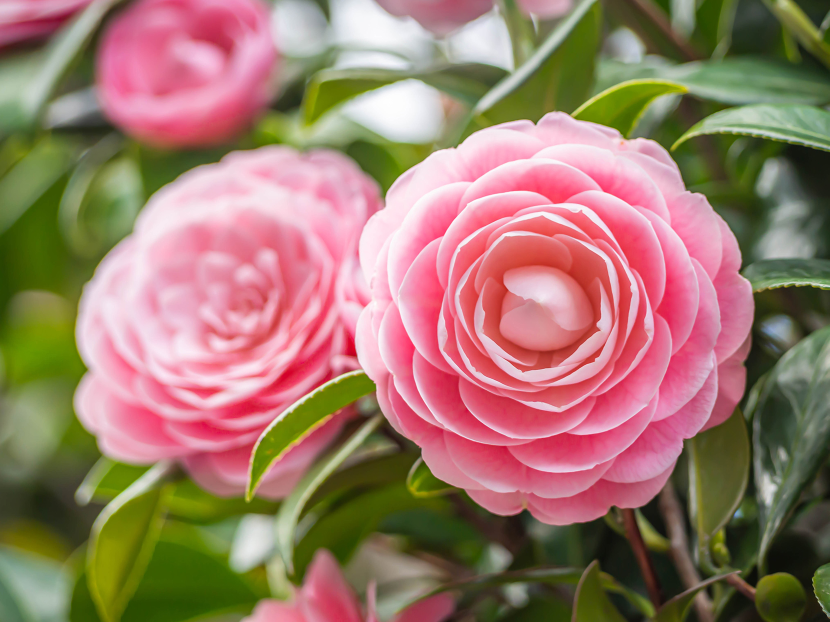
#> input picture Images/flower.jpg, 1659 x 1244 px (shown at 1/2 size)
$ python sobel.py
#> lines starting #> are read from the running program, lines starting #| are printed output that depends on the picture; after the words box and inside, x2 and y2 are one past the last pixel; in counts of white or black regions, pixels touching at a corner belong together
### image_processing/canny.py
import cv2 as cv
import matplotlib.pyplot as plt
import numpy as np


def canny_threshold_values(img: cv.Mat, deviation: float=0.33) -> tuple[float, float]:
    avgIntense = np.median(img)

    minVal = avgIntense * (1 - deviation)
    maxVal = avgIntense * (1 + deviation)

    return minVal, maxVal

# [36 lines left out: functions image, video, not called in this run]

# [2 lines that do not run on import are left out]
    # video()

### image_processing/sobel.py
from canny import canny_threshold_values
import cv2 as cv

def rescale(img: cv.Mat, scale: float) -> cv.Mat:
#> called with scale = 0.35
    height = int(img.shape[0] * scale)
#> height = 435
    width = int(img.shape[1] * scale)
#> width = 580
    dim = (width, height)
#> dim = (580, 435)

    return cv.resize(img, dim, interpolation=cv.INTER_AREA)
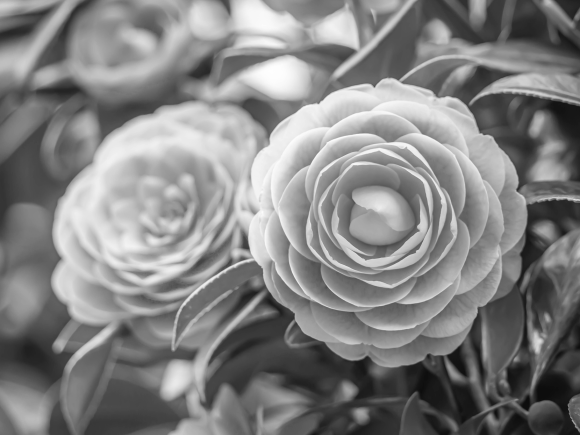
#> returned value: shape (435, 580); min 12, max 254, mean 131.2

def image() -> None:
    flower = cv.imread("../Images/flower.jpg", 0)
    scaled_flower = rescale(flower, 0.35)            # half image size

    blurred_flower = cv.GaussianBlur(scaled_flower, (7, 7), 0)
    sobel_x = cv.Sobel(blurred_flower, cv.CV_64F, 1, 0, ksize=5)
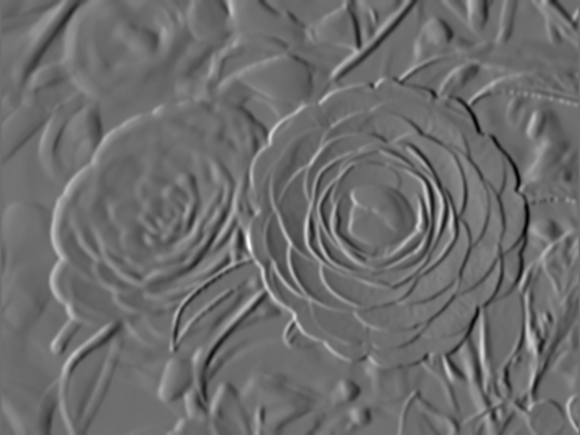
#> sobel_x: shape (435, 580) float64; min -3431, max 4515, mean -5.7; drawn with min black and max white
    sobel_y = cv.Sobel(blurred_flower, cv.CV_64F, 0, 1, ksize=5)
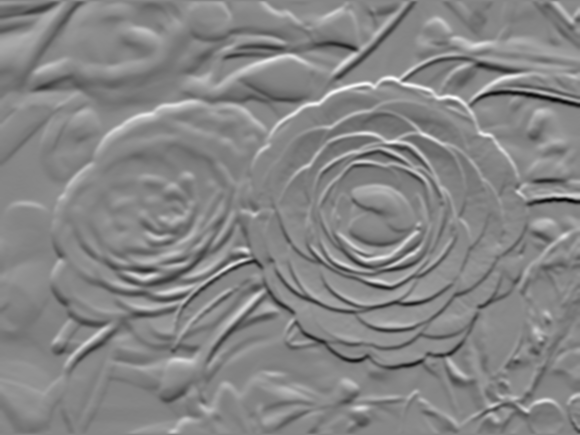
#> sobel_y: shape (435, 580) float64; min -3989, max 3577, mean -15.6; drawn with min black and max white
    combined_sobel = cv.bitwise_or(sobel_x, sobel_y)
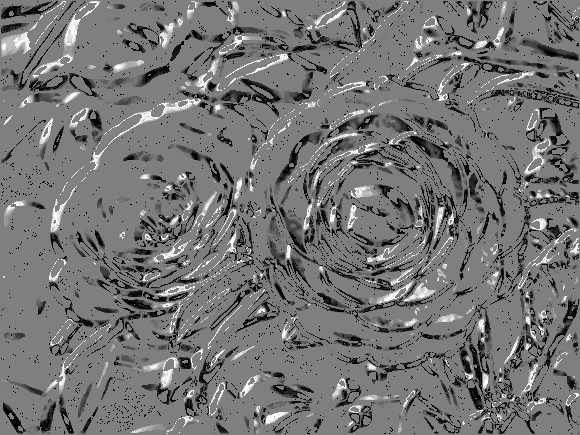
#> combined_sobel: shape (435, 580) float64; 0.64% of the values are NaN or infinite; the others: min -131040, max 131040, mean -10687; drawn with min black, max white, NaN and infinite black

    # Canny
    minVal, maxVal = canny_threshold_values(blurred_flower)
#> in canny_threshold_values, `avgIntense = np.median(img)`: avgIntense = 130
#> in canny_threshold_values, `minVal = avgIntense * (1 - deviation)`: minVal = 87.1
#> in canny_threshold_values, `maxVal = avgIntense * (1 + deviation)`: maxVal = 172.9
#> minVal = 87.1; maxVal = 172.9
    canny = cv.Canny(blurred_flower, minVal, maxVal)
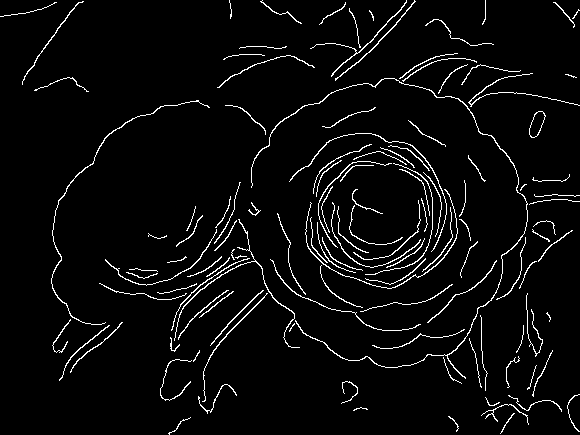
#> canny: shape (435, 580); 4.2% white in thin lines or dots

    cv.imshow("Original", scaled_flower)
    cv.imshow("Sobel X", sobel_x)
    cv.imshow("Sobel Y", sobel_y)
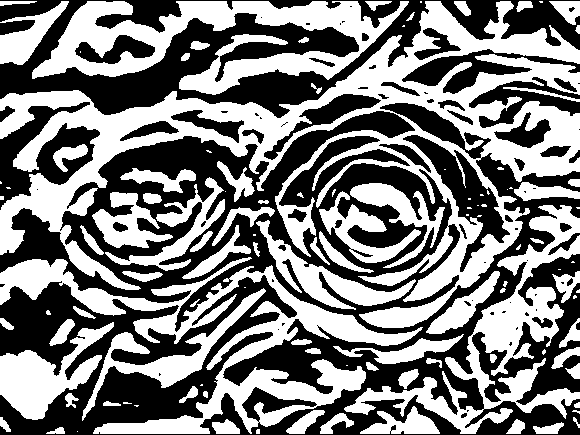
#> window 'Sobel Y': shape (435, 580); 48.9% white; 112 white regions (40 under 20 px), largest, box (x1, y1, x2, y2) and area: (0, 1, 580, 328) 44073, (0, 257, 423, 434) 16719, (32, 1, 409, 95) 14259
    cv.imshow("Combined Sobel", combined_sobel)
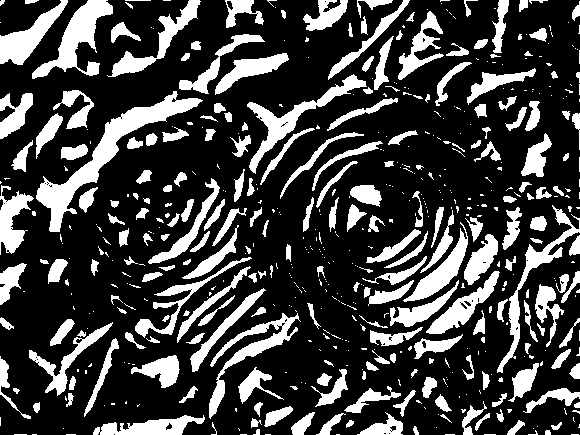
#> window 'Combined Sobel': shape (435, 580); 25.5% white; 570 white regions (339 under 20 px), largest, box (x1, y1, x2, y2) and area: (36, 91, 203, 232) 3881, (32, 0, 113, 79) 2195, (247, 74, 367, 174) 1929
    cv.imshow("Canny", canny)

    cv.waitKey(0)

if __name__ == "__main__":
    image()
